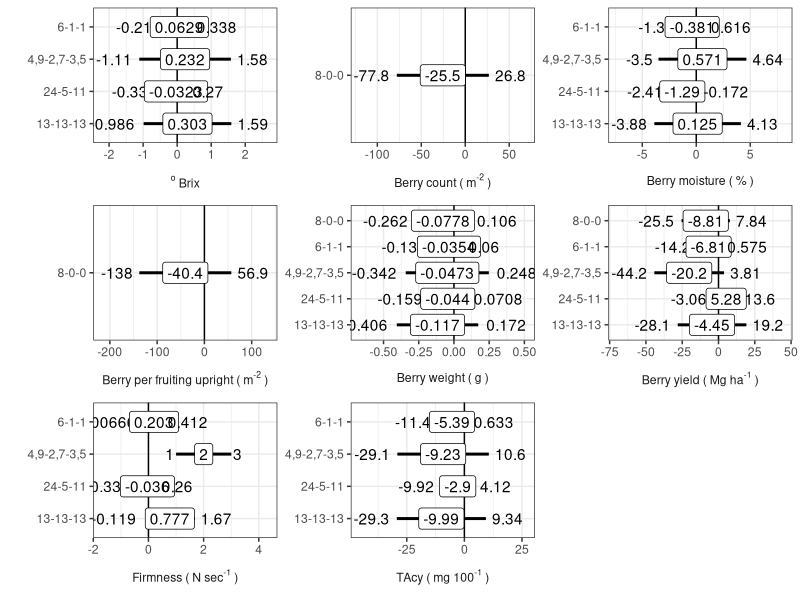

This chart was generated by the following R code: (Note: this script raises an error after producing the figure.)
## ---- chunk 1
library("tidyverse") # generic data handling and plotting
library("nlme") # mixed models
library("grid")
library("gridExtra")
## ---- chunk 2
data_init <- read_csv(file="data/data_init.csv", guess_max = 1729)
## ---- chunk 3
data_init <- data_init %>% 
  mutate(TAcy = ifelse(!is.na(Fruit_Tacy_labo_mg_Anth_100g),
                       Fruit_Tacy_labo_mg_Anth_100g,
                       Fruit_Tacy_image_mg_Anth_100g_515nm))
## ---- chunk 4
dose_df <- tibble(dose_colname = c("Fertilizer-tot-dose_N_kg_ha", "Fertilizer-tot-dose_P_kg_ha",
                                   "Fertilizer-tot-dose_K_kg_ha", "Fertilizer-tot-dose_Mg_kg_ha",
                                   "Fertilizer-tot-dose_B_kg_ha", "Fertilizer-tot-dose_Cu_kg_ha"),
                  dose_name = c("N", "P", "K", "Mg", "B", "Cu"))
## ---- chunk 5
performance_df <- tibble(performance_name = c("TAcy", "Brix", "Firmness", "Berry_weight",
                                              "Berry_moisture", "Yield",
                                              "Fruit_stem", "Fruit"),
                         performance_colname = c("TAcy","Fruit_Brix_degreeBrix", "Fruit_Firmness_N_s", "Fruit_weight_g",
                                                 "Fruit_moisture_berry_perc", "Fruit_yield_Mg_ha", 
                                                 "Fruiting_upright_Nb_m2", "Nb_Fruit_m2"),
                         performance_labels = c("TAcy~plain('(')~mg~100^{plain('-1')}~plain(')')",
                                                "{}^o~Brix",
                                                "Firmness~plain('(')~N~sec^{plain('-1')}~plain(')')",
                                                "Berry~weight~plain('(')~g~plain(')')",
                                                "Berry~moisture~plain('(')~plain('%')~plain(')')",
                                                "Berry~yield~plain('(')~Mg~ha^{plain('-1')}~plain(')')",
                                                #"Reproductive~upright~plain('(')~m^{plain('-2')}~plain(')')",
                                                #"Flower~count~plain('(')~m^{plain('-2')}~plain(')')",
                                                #"Flower~per~repr.~upright~plain('(')~m^{plain('-2')}~plain(')')",
                                                #"Fruiting~upright~plain('(')~m^{plain('-2')}~plain(')')",
                                                "Berry~count~plain('(')~m^{plain('-2')}~plain(')')",
                                                "Berry~per~fruiting~upright~plain('(')~m^{plain('-2')}~plain(')')" # "Fruit~set~plain('(%)')",
                         ),
                         performance_type = c("Quality", "Quality", "Quality", "Quality",
                                              "Quality", "Quality",
                                              "Physiology", "Physiology"))
## ---- chunk 6
data_init$Dose_trial <- NA
for (i in seq_along(dose_df$dose_name)) {
  filter_i <- data_init$Nutrient_tested == dose_df$dose_name[i]
  filter_i[is.na(filter_i)] <- FALSE
  data_init$Dose_trial[filter_i] <- data_init[filter_i, dose_df$dose_colname[i]] %>% pull()
}
## ---- chunk 7
data_stats <- data_init %>%
  select(Year_of_experiment, Field_no, Treatment_no, Block_no, Cropping_system, Nutrient_tested, Fertilizer_formula, Dose_trial,
         dose_df$dose_colname, performance_df$performance_colname) %>%
  filter(Year_of_experiment != 2017) %>% 
  rename(Year = Year_of_experiment,
         Field = Field_no,
         Treatment = Treatment_no,
         Block = Block_no,
         Fertilizer_trial = Nutrient_tested) %>%
  droplevels()

data_stats %>% 
  sample_n(10)
## ---- chunk 8
model_conditions <- expand.grid(performance_name = performance_df$performance_name, 
                                Fertilizer_trial = c("N", "P", "K", "Mg", "B", "Cu"))
model_conditions$index <- 1:nrow(model_conditions)
model_conditions %>%
  sample_n(5)
## ---- chunk 9
model_conditions$model_type <- "linear"
## ---- chunk 10
model_conditions$model_type[model_conditions$Fertilizer == "B" & model_conditions$performance_index == "Brix"] <- "none"
## ---- chunk 11
model_conditions$model_type[model_conditions$Fertilizer == "N" & model_conditions$performance_index == "Yield"] <- "quadratic"
model_conditions$model_type[model_conditions$Fertilizer == "N" & model_conditions$performance_index == "Berry_weight"] <- "quadratic"
model_conditions$model_type[model_conditions$Fertilizer == "K" & model_conditions$performance_index == "Yield"] <- "quadratic"
model_conditions$model_type[model_conditions$Fertilizer == "K" & model_conditions$performance_index == "Berry_weight"] <- "quadratic"
## ---- chunk 12
alpha <- 0.05
lmm_N <- list()
interval_lmmN <- list()

mc_N <- model_conditions %>% 
  filter(Fertilizer_trial == "N")

for (i in 1:nrow(mc_N)) {
  performance_i <- performance_df$performance_colname[performance_df$performance_name == as.character(mc_N[i, 1])]
  model_type_i <- mc_N[i, 4]
  
  table_mm_i <- data_stats %>%
    filter(Fertilizer_trial == "N") %>%
    select(one_of(c("Year","Field", "Treatment", "Block", "Fertilizer-tot-dose_N_kg_ha","Cropping_system", "Fertilizer_formula", performance_i))) %>%
    rename(Dose = "Fertilizer-tot-dose_N_kg_ha") %>%
    drop_na()
  
  table_mm_i$Fertilizer_formula <- relevel(factor(table_mm_i$Fertilizer_formula), ref = "21-0-0")
  
  if (model_type_i == "linear") {
    lmm_N[[i]] <- lme(as.formula(paste0(performance_i, " ~ Dose + Fertilizer_formula ")),
                      random = ~ 1 + 1|Year/Field/Treatment,
                      data = table_mm_i)      
  } else if (model_type_i == "quadratic") {
    lmm_N[[i]] <- lme(as.formula(paste0(performance_i, " ~ Dose + I(Dose^2) + Fertilizer_formula")),
                      random = ~ 1 + 1|Year/Field/Treatment,
                      data = table_mm_i)
  } else if (model_type_i == "none") {
    lmm_N[[i]] <- NA
  } else {
    print("Model type not recognized. Choose linear or quadratic.")
  }
  
  tTable <- summary(lmm_N[[i]])$tTable%>%
    data.frame() %>%
    rownames_to_column() %>%
    filter(str_detect(rowname, "Fert"))
  
  intervals <- intervals(lmm_N[[i]], which = "fixed")[[1]] %>%
    data.frame() %>%
    rownames_to_column() %>%
    filter(str_detect(rowname, "Fert")) %>%
    bind_cols(tTable["p.value"])
  
  intervals$rowname <- tTable$rowname <- gsub("Fertilizer_formula*", "", tTable$rowname)
  
  intervals$performance_name <- mc_N$performance_name[i]
  intervals$performance_labels <- performance_df$performance_labels[performance_df$performance_colname == performance_i]
  
  interval_lmmN[[i]] <- intervals
}
## ---- chunk 13
interval_lmmN <- do.call(rbind.data.frame, interval_lmmN)
interval_lmmN$pvalue_alpha <- ifelse(interval_lmmN$p.value <= alpha, paste("≤", alpha), paste(">", alpha))
## ---- chunk 14
plot_cols <- 4
plot_rows <- 3

interval_lmmN %>% ggplot(aes(x = est., y = rowname)) +
  facet_wrap(. ~ performance_labels, scales = "free", labeller = label_parsed, switch = "x") +
  geom_vline(xintercept = 0, lty = 1) +
  geom_segment(mapping = aes(x = lower, xend = upper, yend = rowname), size = 1) + # , colour = pvalue_alpha
  geom_point(size = 3) +
  geom_text(aes(x = lower, label = signif(lower, 3)), hjust = 1.2) +
  geom_label(aes(label = signif(est., 3))) +
  geom_text(aes(x = upper, label = signif(upper, 3)), hjust = -0.2) +
  labs(y = "", x = "") +
  scale_x_continuous(expand = expand_scale(mult = c(0.5, 0.5))) +
  theme_bw() +
  theme(strip.text.y = element_text(angle = 0),
        axis.title.x = element_blank(),
        strip.background = element_rect(fill = "transparent", colour = "transparent"),
        strip.placement = "outside") +
  ggsave("images/sources-nitrogen.pdf", width = plot_cols * 5, height = plot_rows * 2, dpi=300) +
  ggsave("images/sources-nitrogen.png", width = plot_cols * 5, height = plot_rows * 2, dpi=300)
## ---- chunk 15
alpha <- 0.05
lmm <- list()
pred <- list()

for (i in 1:nrow(model_conditions)) {
  performance_i <- performance_df$performance_colname[performance_df$performance_name == as.character(model_conditions[i, 1])]
  treatment_i <- model_conditions[i, 2]
  #dose_i <- dose_df$dose_colname[dose_df$dose_name == treatment_i]
  model_type_i <- model_conditions[i, 4]
  
  table_mm_i <- data_stats %>%
    filter(Fertilizer_trial == treatment_i) %>%
    select(one_of(c("Year","Field", "Treatment", "Block", "Cropping_system", "Dose_trial", performance_i))) %>%
    rename(Dose = Dose_trial) %>%
    drop_na()
  
  if (model_type_i == "linear") {
    lmm[[i]] <- lme(as.formula(paste0(performance_i, " ~ Dose")),
                    random = ~ 1 + 1|Year/Field/Treatment,
                    data = table_mm_i)
    p_value <- summary(lmm[[i]])$tTable[2, 5]
    slope <- coef(lmm[[i]])[1, 2]
  } else if (model_type_i == "quadratic") {
    lmm[[i]] <- lme(as.formula(paste0(performance_i, " ~ Dose + I(Dose^2)")),
                    random = ~ 1 + 1|Year/Field/Treatment,
                    data = table_mm_i)
    p_value <- summary(lmm[[i]])$tTable[3, 5]
    slope <- coef(lmm[[i]])[1, 3]
  } else if (model_type_i == "none") {
    lmm[[i]] <- NA
    p_value <- NA
    slope <- NA
  } else {
    print("Model type not recognized. Choose linear or quadratic.")
  }
  
  if (any(is.na(lmm[[i]]))) {
    pred[[i]] <- NA
    print(paste("Model", i, "is NA"))
  } else {
    x_seq <- expand.grid(Dose = seq(0, max(table_mm_i$Dose), length=20))
    y_seq <- predict(lmm[[i]], newdata = x_seq, level = 0)
    pred[[i]] <- data.frame(Dose_trial = x_seq$Dose,
                            performance_value = y_seq,
                            #label = performance_df$labels[performance_df$colname == performance_i],
                            Fertilizer_trial = treatment_i,
                            performance_colname = performance_i,
                            p_value = p_value,
                            slope = slope)
  }
}
## ---- chunk 16
pred_tidy <- do.call(rbind.data.frame, pred) # list to data frame
pred_tidy$pvalue_alpha <- factor(ifelse(pred_tidy$p_value <= alpha, paste("≤", alpha), paste(">", alpha)))
pred_tidy <- pred_tidy %>% 
  left_join(performance_df, by = "performance_colname") %>%
  select(-performance_colname)
pred_tidy %>% sample_n(10)
## ---- chunk 17
data_tidy <- data_stats %>% 
  gather(key = "performance_colname", value = "performance_value", performance_df$performance_colname) %>% 
  left_join(performance_df, by = "performance_colname") %>%
  select(-performance_colname)

quality_index <- performance_df$performance_name[performance_df$performance_type == "Quality"]
physiology_index <- performance_df$performance_name[performance_df$performance_type == "Physiology"]
## ---- chunk 18
n_perf <- length(quality_index)
n_elem <- 3

data_gg <- data_tidy %>%
  filter(Fertilizer_trial %in% c("N", "P", "K") & performance_name %in% quality_index) %>%
  mutate(Fertilizer_trial = factor(Fertilizer_trial, levels = c("N", "P", "K"))) %>% 
  select(Dose_trial, performance_value, performance_labels, Fertilizer_trial) %>% 
  drop_na()
pred_gg <- pred_tidy %>%
  filter(Fertilizer_trial %in% c("N", "P", "K") & performance_name %in% quality_index) %>%
  drop_na()

ggplot(data = data_gg, mapping = aes(x = Dose_trial, y = performance_value)) +
  facet_grid(performance_labels ~ Fertilizer_trial, scales = "free", labeller = label_parsed, switch = "y") +
  geom_point(alpha = 0.1) +
  geom_line(pred_gg, mapping=aes(x = Dose_trial, y = performance_value)) +
  labs(x = expression("Dose (kg ha"^"-1"~")"), y = "Performance") +
  geom_label(data = pred_gg, aes(label = paste("Slope =", signif(slope, 3))), x = -Inf, y = Inf, hjust = -0.1, vjust = 1.5) +
  geom_label(data = pred_gg, aes(label = paste("p =", signif(p_value, 3))), x = -Inf, y = Inf, hjust = -0.18, vjust = 2.5) +
  theme_bw() +
  theme(axis.title.y = element_blank(),
        strip.background = element_rect(fill = "transparent", colour = "transparent"),
        strip.placement = "outside",
        strip.text.y = element_text(angle=270, size = 12),
        strip.text.x = element_text(size = 12)) +
  ggsave("images/grid_macro&quality.pdf", width = n_elem * 3, height = n_perf * 2.5, dpi = 300) +
  ggsave("images/grid_macro&quality.png", width = n_elem * 3, height = n_perf * 2.5, dpi = 300)
## ---- chunk 19
n_perf <- length(physiology_index)
n_elem <- 3

data_gg <- data_tidy %>%
  filter(Fertilizer_trial %in% c("N", "P", "K") & performance_name %in% physiology_index) %>%
  mutate(Fertilizer_trial = factor(Fertilizer_trial, levels = c("N", "P", "K"))) %>% 
  select(Dose_trial, performance_value, performance_labels, Fertilizer_trial) %>% 
  drop_na()
pred_gg <- pred_tidy %>%
  filter(Fertilizer_trial %in% c("N", "P", "K") & performance_name %in% physiology_index) %>%
  drop_na()

ggplot(data = data_gg, mapping = aes(x = Dose_trial, y = performance_value)) +
  facet_grid(performance_labels ~ Fertilizer_trial, scales = "free", labeller = label_parsed, switch = "y") +
  geom_point(alpha = 0.1) +
  geom_line(pred_gg, mapping=aes(x = Dose_trial, y = performance_value)) +
  labs(x = expression("Dose (kg ha"^"-1"~")"), y = "Performance") +
  geom_label(data = pred_gg, aes(label = paste("Slope =", signif(slope, 3))), x = -Inf, y = Inf, hjust = -0.1, vjust = 1.5) +
  geom_label(data = pred_gg, aes(label = paste("p =", signif(p_value, 3))), x = -Inf, y = Inf, hjust = -0.18, vjust = 2.5) +
  theme_bw() +
  theme(axis.title.y = element_blank(),
        strip.background = element_rect(fill = "transparent", colour = "transparent"),
        strip.placement = "outside",
        strip.text.y = element_text(angle=270, size = 12),
        strip.text.x = element_text(size = 12)) +
  ggsave("images/grid_macro&physiology.pdf", width = n_elem * 3, height = n_perf * 2.8, dpi = 300) +
  ggsave("images/grid_macro&physiology.png", width = n_elem * 3, height = n_perf * 2.8, dpi = 300)
## ---- chunk 20
n_perf <- length(quality_index)
n_elem <- 3

data_gg <- data_tidy %>%
  filter(Fertilizer_trial %in% c("Mg", "B", "Cu") & performance_name %in% quality_index) %>%
  select(Dose_trial, performance_value, performance_labels, Fertilizer_trial) %>% 
  drop_na()
pred_gg <- pred_tidy %>%
  filter(Fertilizer_trial %in% c("Mg", "B", "Cu") & performance_name %in% quality_index) %>%
  drop_na()

ggplot(data = data_gg, mapping = aes(x = Dose_trial, y = performance_value)) +
  facet_grid(performance_labels ~ Fertilizer_trial, scales = "free", labeller = label_parsed, switch = "y") +
  geom_point(alpha = 0.1) +
  geom_line(pred_gg, mapping=aes(x = Dose_trial, y = performance_value)) +
  labs(x = expression("Dose (kg ha"^"-1"~")"), y = "Performance") +
  geom_label(data = pred_gg, aes(label = paste("Slope =", signif(slope, 3))), x = -Inf, y = Inf, hjust = -0.1, vjust = 1.5) +
  geom_label(data = pred_gg, aes(label = paste("p =", signif(p_value, 3))), x = -Inf, y = Inf, hjust = -0.18, vjust = 2.5) +
  theme_bw() +
  theme(axis.title.y = element_blank(),
        strip.background = element_rect(fill = "transparent", colour = "transparent"),
        strip.placement = "outside",
        strip.text.y = element_text(angle=270, size = 12),
        strip.text.x = element_text(size = 12)) +
  ggsave("images/grid_secondary-micro&quality.pdf", width = n_elem * 3, height = n_perf * 2.5, dpi = 300) +
  ggsave("images/grid_secondary-micro&quality.png", width = n_elem * 3, height = n_perf * 2.5, dpi = 300)
## ---- chunk 21
n_perf <- length(physiology_index)
n_elem <- 3

data_gg <- data_tidy %>%
  filter(Fertilizer_trial %in% c("Mg", "B", "Cu") & performance_name %in% physiology_index) %>%
  select(Dose_trial, performance_value, performance_labels, Fertilizer_trial) %>% 
  drop_na()
pred_gg <- pred_tidy %>%
  filter(Fertilizer_trial %in% c("Mg", "B", "Cu") & performance_name %in% physiology_index) %>%
  drop_na()

ggplot(data = data_gg, mapping = aes(x = Dose_trial, y = performance_value)) +
  facet_grid(performance_labels ~ Fertilizer_trial, scales = "free", labeller = label_parsed, switch = "y") +
  geom_point(alpha = 0.1) +
  geom_line(pred_gg, mapping=aes(x = Dose_trial, y = performance_value)) +
  labs(x = expression("Dose (kg ha"^"-1"~")"), y = "Performance") +
  geom_label(data = pred_gg, aes(label = paste("Slope =", signif(slope, 3))), x = -Inf, y = Inf, hjust = -0.1, vjust = 1.5) +
  geom_label(data = pred_gg, aes(label = paste("p =", signif(p_value, 3))), x = -Inf, y = Inf, hjust = -0.18, vjust = 2.5) +
  theme_bw() +
  theme(axis.title.y = element_blank(),
        strip.background = element_rect(fill = "transparent", colour = "transparent"),
        strip.placement = "outside",
        strip.text.y = element_text(angle=270, size = 12),
        strip.text.x = element_text(size = 12)) +
  ggsave("images/grid_secondary-micro&physiology.pdf", width = n_elem * 3, height = n_perf * 2.8, dpi = 300) +
  ggsave("images/grid_secondary-micro&physiology.png", width = n_elem * 3, height = n_perf * 2.8, dpi = 300)
